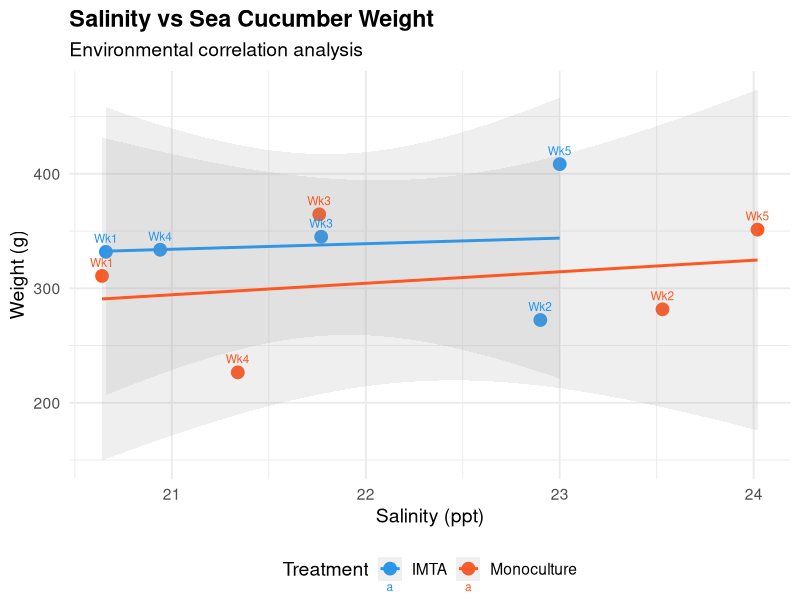
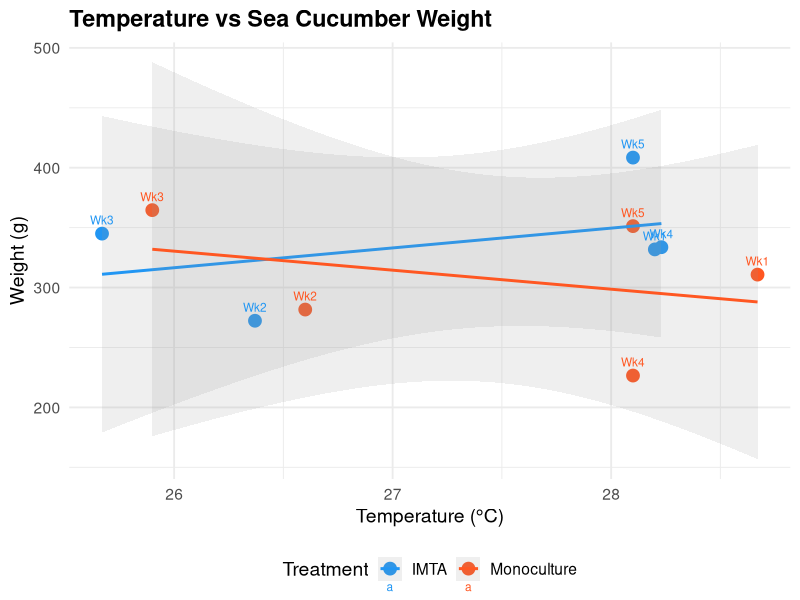
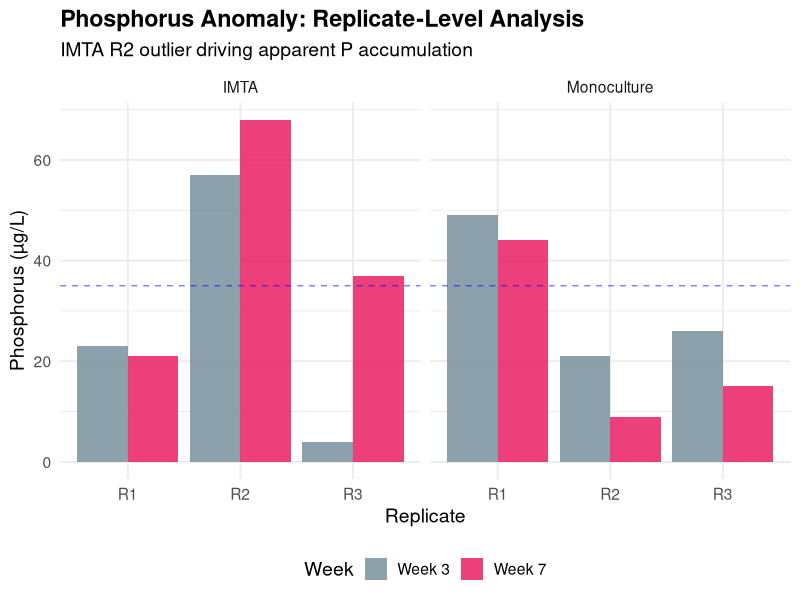
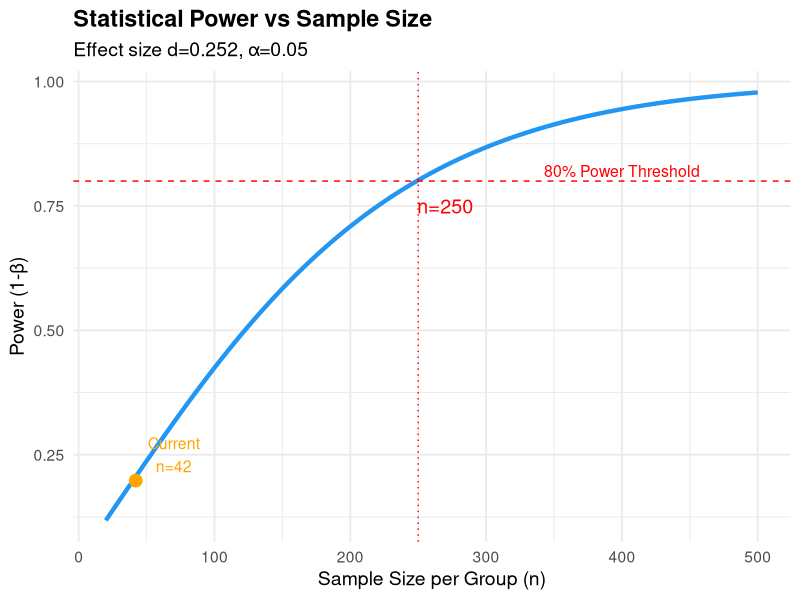
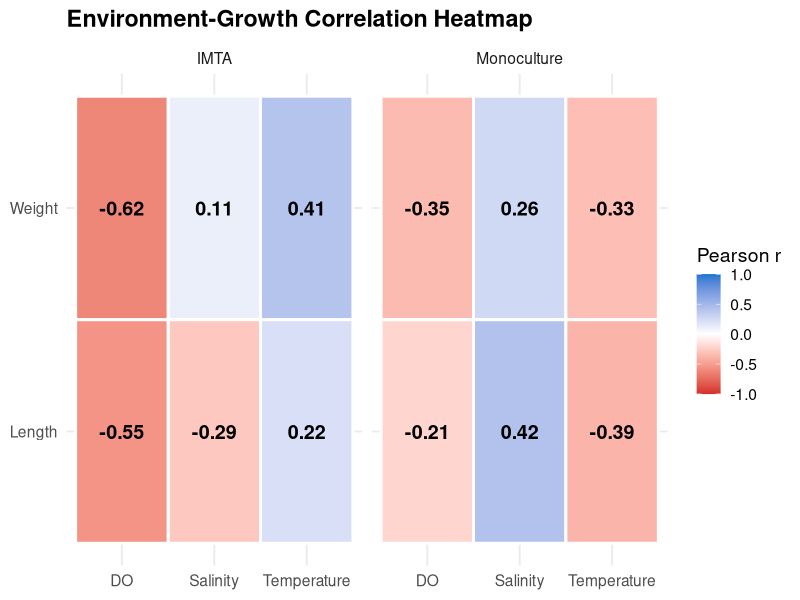
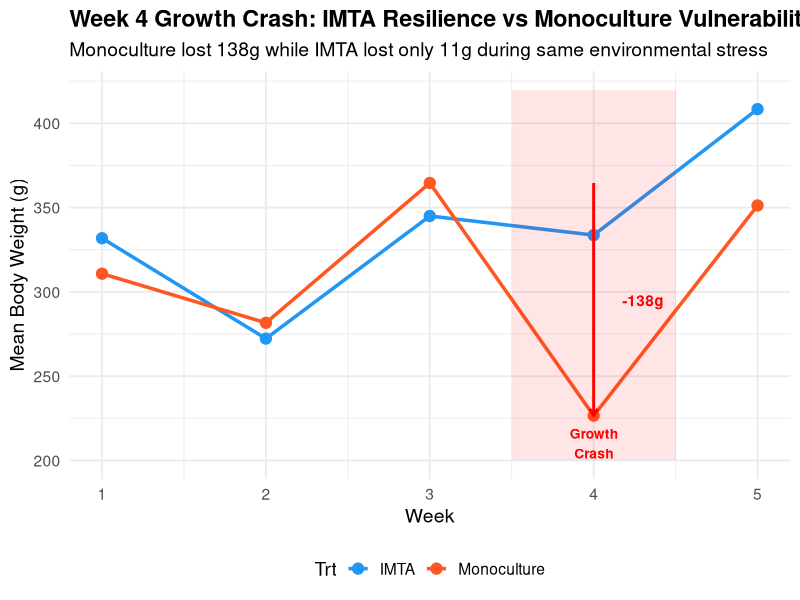

Generate these figures, in order, with R:
dir.create(Sys.getenv("R_LIBS_USER"), recursive=TRUE, showWarnings=FALSE)
.libPaths(Sys.getenv("R_LIBS_USER"))
library(ggplot2); library(dplyr); library(tidyr); library(ggpubr)

outdir <- "R_output"

env_growth <- data.frame(
  Week=1:5, IMTA_W=c(331.83,272.3,345,333.67,408.43), Mono_W=c(310.8,281.64,364.6,226.56,351.25),
  IMTA_L=c(16.58,14.9,17.38,16.83,17.29), Mono_L=c(15.5,15.43,16.7,14.78,16.69),
  IMTA_Sal=c(20.66,22.90,21.77,20.94,23.00), Mono_Sal=c(20.64,23.53,21.76,21.34,24.02),
  IMTA_DO=c(5.90,7.79,7.08,7.22,6.39), Mono_DO=c(4.89,8.05,7.64,7.68,5.71),
  IMTA_Temp=c(28.20,26.37,25.67,28.23,28.10), Mono_Temp=c(28.67,26.60,25.90,28.10,28.10))

# Plot 1: Salinity vs Weight scatter with trend
sal_df <- data.frame(
  Salinity=c(env_growth$IMTA_Sal, env_growth$Mono_Sal),
  Weight=c(env_growth$IMTA_W, env_growth$Mono_W),
  Treatment=rep(c("IMTA","Monoculture"), each=5),
  Week=rep(1:5, 2))

p1 <- ggplot(sal_df, aes(x=Salinity, y=Weight, color=Treatment)) +
  geom_point(size=4) + geom_smooth(method="lm", se=TRUE, alpha=0.15, linewidth=1) +
  geom_text(aes(label=paste0("Wk",Week)), vjust=-1, size=3) +
  scale_color_manual(values=c("IMTA"="#2196F3","Monoculture"="#FF5722")) +
  labs(title="Salinity vs Sea Cucumber Weight",
       subtitle="Environmental correlation analysis", x="Salinity (ppt)", y="Weight (g)") +
  theme_minimal(base_size=14) + theme(legend.position="bottom", plot.title=element_text(face="bold"))
ggsave(file.path(outdir,"10_salinity_vs_weight.png"), p1, width=10, height=8, dpi=300)

# Plot 2: Temperature vs Weight
temp_df <- data.frame(
  Temp=c(env_growth$IMTA_Temp, env_growth$Mono_Temp),
  Weight=c(env_growth$IMTA_W, env_growth$Mono_W),
  Treatment=rep(c("IMTA","Monoculture"), each=5), Week=rep(1:5, 2))

p2 <- ggplot(temp_df, aes(x=Temp, y=Weight, color=Treatment)) +
  geom_point(size=4) + geom_smooth(method="lm", se=TRUE, alpha=0.15, linewidth=1) +
  geom_text(aes(label=paste0("Wk",Week)), vjust=-1, size=3) +
  scale_color_manual(values=c("IMTA"="#2196F3","Monoculture"="#FF5722")) +
  labs(title="Temperature vs Sea Cucumber Weight", x="Temperature (°C)", y="Weight (g)") +
  theme_minimal(base_size=14) + theme(legend.position="bottom", plot.title=element_text(face="bold"))
ggsave(file.path(outdir,"11_temp_vs_weight.png"), p2, width=10, height=8, dpi=300)

# Plot 3: Phosphorus anomaly - replicate breakdown
p_df <- data.frame(
  Replicate=rep(c("R1","R2","R3"), 4),
  Week=factor(rep(rep(c("Week 3","Week 7"), each=3), 2)),
  Treatment=rep(c("IMTA","Monoculture"), each=6),
  P=c(23,57,4, 21,68,37, 49,21,26, 44,9,15))

p3 <- ggplot(p_df, aes(x=Replicate, y=P, fill=Week)) +
  geom_bar(stat="identity", position="dodge", alpha=0.85) +
  facet_wrap(~Treatment) +
  scale_fill_manual(values=c("Week 3"="#78909C","Week 7"="#E91E63")) +
  geom_hline(yintercept=mean(c(23,57,4,21,68,37)), linetype="dashed", color="blue", alpha=0.5) +
  labs(title="Phosphorus Anomaly: Replicate-Level Analysis",
       subtitle="IMTA R2 outlier driving apparent P accumulation",
       y="Phosphorus (µg/L)") +
  theme_minimal(base_size=14) + theme(legend.position="bottom", plot.title=element_text(face="bold"))
ggsave(file.path(outdir,"12_phosphorus_anomaly.png"), p3, width=11, height=7, dpi=300)

# Plot 4: Power analysis curve
n_range <- seq(20, 500, 5)
imta_w <- c(278,292,367,359,373,279,435,436,272,138,396,357,248,276,260,316,123,262,435,241,280,265,
            368,338,351,393,395,277,422,321,305,389,343,271,305,270,348,439,498,396,495,278)
mono_w <- c(315,263,405,260,360,329,255,249,351,321,447,361,228,147,213,349,236,293,324,
            405,349,432,346,399,280,290,168,370,318,257,430,355,233,411,248,162,
            325,341,316,290,409,297,334,169,295,371)
md <- mean(imta_w)-mean(mono_w)
psd <- sqrt(((length(imta_w)-1)*sd(imta_w)^2+(length(mono_w)-1)*sd(mono_w)^2)/(length(imta_w)+length(mono_w)-2))

powers <- sapply(n_range, function(n) {
  power.t.test(n=n, delta=md, sd=psd, sig.level=0.05, type="two.sample")$power
})
pow_df <- data.frame(N=n_range, Power=powers)

p4 <- ggplot(pow_df, aes(x=N, y=Power)) +
  geom_line(color="#2196F3", linewidth=1.5) +
  geom_hline(yintercept=0.80, linetype="dashed", color="red") +
  geom_vline(xintercept=n_range[which(powers>=0.80)[1]], linetype="dotted", color="red") +
  annotate("text", x=n_range[which(powers>=0.80)[1]]+20, y=0.75,
           label=paste0("n=",n_range[which(powers>=0.80)[1]]), color="red", size=5) +
  annotate("text", x=400, y=0.82, label="80% Power Threshold", color="red", size=4) +
  annotate("point", x=42, y=powers[which.min(abs(n_range-42))], color="orange", size=4) +
  annotate("text", x=70, y=0.25, label="Current\nn=42", color="orange", size=4) +
  labs(title="Statistical Power vs Sample Size",
       subtitle=paste0("Effect size d=",round(md/psd,3),", α=0.05"),
       x="Sample Size per Group (n)", y="Power (1-β)") +
  theme_minimal(base_size=14) + theme(plot.title=element_text(face="bold"))
ggsave(file.path(outdir,"13_power_analysis.png"), p4, width=10, height=7, dpi=300)

# Plot 5: Correlation heatmap
cor_vars <- c("IMTA_Sal","IMTA_DO","IMTA_Temp")
cor_mat <- data.frame(
  Parameter=rep(c("Salinity","DO","Temperature"), 2),
  Outcome=rep(c("Weight","Length"), each=3),
  r=c(cor(env_growth$IMTA_W, env_growth$IMTA_Sal),
      cor(env_growth$IMTA_W, env_growth$IMTA_DO),
      cor(env_growth$IMTA_W, env_growth$IMTA_Temp),
      cor(env_growth$IMTA_L, env_growth$IMTA_Sal),
      cor(env_growth$IMTA_L, env_growth$IMTA_DO),
      cor(env_growth$IMTA_L, env_growth$IMTA_Temp)))

# Mono correlations
cor_mat2 <- data.frame(
  Parameter=rep(c("Salinity","DO","Temperature"), 2),
  Outcome=rep(c("Weight","Length"), each=3),
  r=c(cor(env_growth$Mono_W, env_growth$Mono_Sal),
      cor(env_growth$Mono_W, env_growth$Mono_DO),
      cor(env_growth$Mono_W, env_growth$Mono_Temp),
      cor(env_growth$Mono_L, env_growth$Mono_Sal),
      cor(env_growth$Mono_L, env_growth$Mono_DO),
      cor(env_growth$Mono_L, env_growth$Mono_Temp)))
cor_mat$Treatment <- "IMTA"; cor_mat2$Treatment <- "Monoculture"
cor_mat <- cor_mat[,c("Parameter","Outcome","r","Treatment")]
cor_all <- rbind(cor_mat, cor_mat2)

p5 <- ggplot(cor_all, aes(x=Parameter, y=Outcome, fill=r)) +
  geom_tile(color="white", linewidth=1) +
  geom_text(aes(label=sprintf("%.2f",r)), size=5, fontface="bold") +
  facet_wrap(~Treatment) +
  scale_fill_gradient2(low="#D32F2F", mid="white", high="#1976D2", midpoint=0, limits=c(-1,1)) +
  labs(title="Environment-Growth Correlation Heatmap", fill="Pearson r") +
  theme_minimal(base_size=14) +
  theme(plot.title=element_text(face="bold"), axis.title=element_blank())
ggsave(file.path(outdir,"14_correlation_heatmap.png"), p5, width=12, height=6, dpi=300)

# Plot 6: Growth dip timeline
wt_long <- env_growth %>% select(Week, IMTA_W, Mono_W) %>%
  pivot_longer(-Week, names_to="Trt", values_to="Weight") %>%
  mutate(Trt=ifelse(Trt=="IMTA_W","IMTA","Monoculture"))

p6 <- ggplot(wt_long, aes(x=Week, y=Weight, color=Trt)) +
  geom_line(linewidth=1.2) + geom_point(size=3.5) +
  annotate("rect", xmin=3.5, xmax=4.5, ymin=200, ymax=420, alpha=0.1, fill="red") +
  annotate("text", x=4, y=210, label="Growth\nCrash", color="red", size=3.5, fontface="bold") +
  annotate("segment", x=4, xend=4, y=364.6, yend=226.56,
           arrow=arrow(length=unit(0.2,"cm")), color="red", linewidth=1) +
  annotate("text", x=4.3, y=295, label="-138g", color="red", fontface="bold") +
  scale_color_manual(values=c("IMTA"="#2196F3","Monoculture"="#FF5722")) +
  labs(title="Week 4 Growth Crash: IMTA Resilience vs Monoculture Vulnerability",
       subtitle="Monoculture lost 138g while IMTA lost only 11g during same environmental stress",
       x="Week", y="Mean Body Weight (g)") +
  theme_minimal(base_size=14) + theme(legend.position="bottom", plot.title=element_text(face="bold"))
ggsave(file.path(outdir,"15_growth_dip_analysis.png"), p6, width=11, height=7, dpi=300)

cat("All enhanced plots saved!\n")
